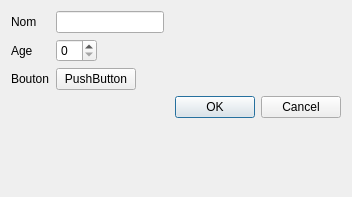
<?xml version="1.0" encoding="UTF-8"?>
<ui version="4.0">
 <class>Dialog</class>
 <widget class="QDialog" name="Dialog">
  <property name="geometry">
   <rect>
    <x>0</x>
    <y>0</y>
    <width>352</width>
    <height>197</height>
   </rect>
  </property>
  <property name="windowTitle">
   <string>Dialog</string>
  </property>
  <layout class="QFormLayout" name="formLayout">
   <property name="fieldGrowthPolicy">
    <enum>QFormLayout::FieldsStayAtSizeHint</enum>
   </property>
   <item row="0" column="0">
    <widget class="QLabel" name="label">
     <property name="text">
      <string>Nom</string>
     </property>
    </widget>
   </item>
   <item row="0" column="1">
    <widget class="QLineEdit" name="nomLineEdit"/>
   </item>
   <item row="1" column="0">
    <widget class="QLabel" name="label_2">
     <property name="text">
      <string>Age</string>
     </property>
    </widget>
   </item>
   <item row="1" column="1">
    <widget class="QSpinBox" name="ageSpinBox"/>
   </item>
   <item row="3" column="0" colspan="2">
    <widget class="QDialogButtonBox" name="buttonBox">
     <property name="orientation">
      <enum>Qt::Horizontal</enum>
     </property>
     <property name="standardButtons">
      <set>QDialogButtonBox::Cancel|QDialogButtonBox::Ok</set>
     </property>
    </widget>
   </item>
   <item row="2" column="1">
    <widget class="QPushButton" name="pushButton">
     <property name="text">
      <string>PushButton</string>
     </property>
    </widget>
   </item>
   <item row="2" column="0">
    <widget class="QLabel" name="label_3">
     <property name="text">
      <string>Bouton</string>
     </property>
    </widget>
   </item>
  </layout>
 </widget>
 <resources/>
 <connections>
  <connection>
   <sender>buttonBox</sender>
   <signal>accepted()</signal>
   <receiver>Dialog</receiver>
   <slot>accept()</slot>
   <hints>
    <hint type="sourcelabel">
     <x>248</x>
     <y>254</y>
    </hint>
    <hint type="destinationlabel">
     <x>157</x>
     <y>274</y>
    </hint>
   </hints>
  </connection>
  <connection>
   <sender>buttonBox</sender>
   <signal>rejected()</signal>
   <receiver>Dialog</receiver>
   <slot>reject()</slot>
   <hints>
    <hint type="sourcelabel">
     <x>316</x>
     <y>260</y>
    </hint>
    <hint type="destinationlabel">
     <x>286</x>
     <y>274</y>
    </hint>
   </hints>
  </connection>
 </connections>
</ui>
